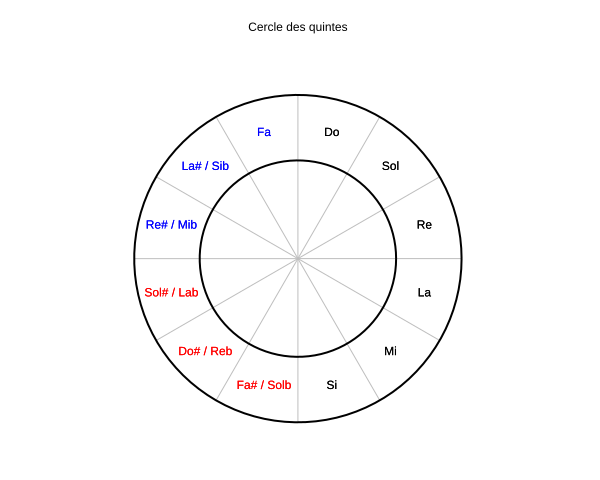

This figure's gnuplot source:
### CERCLE DES QUINTES ###

set size square
set xrange [-1.25:1.25]
set yrange [-1.25:1.25]
unset xtics
unset ytics
unset border
set title "Cercle des quintes"

set parametric
set trange [0:2*pi]

R = 1.0

# --- NOMS DES TONALITÉS ---
array notes[12] = ["Do","Sol","Re","La","Mi","Si","Fa# / Solb","Do# / Reb","Sol# / Lab","Re# / Mib","La# / Sib","Fa"]

# --- COULEURS ---
# noir : neutre / peu d'altérations
# rouge : dièses
# bleu  : bémols
array col[12] = ["black","black","black","black","black","black","red","red","red","blue","blue","blue"]

# --- CERCLE ---
plot R*cos(t),R*sin(t) lw 2 lc rgb "black" notitle,\
     0.6*R*cos(t),0.6*R*sin(t) lw 2 lc rgb "black" notitle

# --- RAYONS ---
do for [i=0:11] {
    a = pi/2 - i*2*pi/12
    set arrow i+1 from 0,0 to R*cos(a),R*sin(a) \
        nohead lw 1 lc rgb "gray"
}

# --- LABELS ---
do for [i=0:11] {
    a = pi/2 - (i+0.5)*2*pi/12
    set label notes[i+1] at \
        0.8*R*cos(a),0.8*R*sin(a) \
        center tc rgb col[i+1] font ",12"
}

replot
# pause -1
